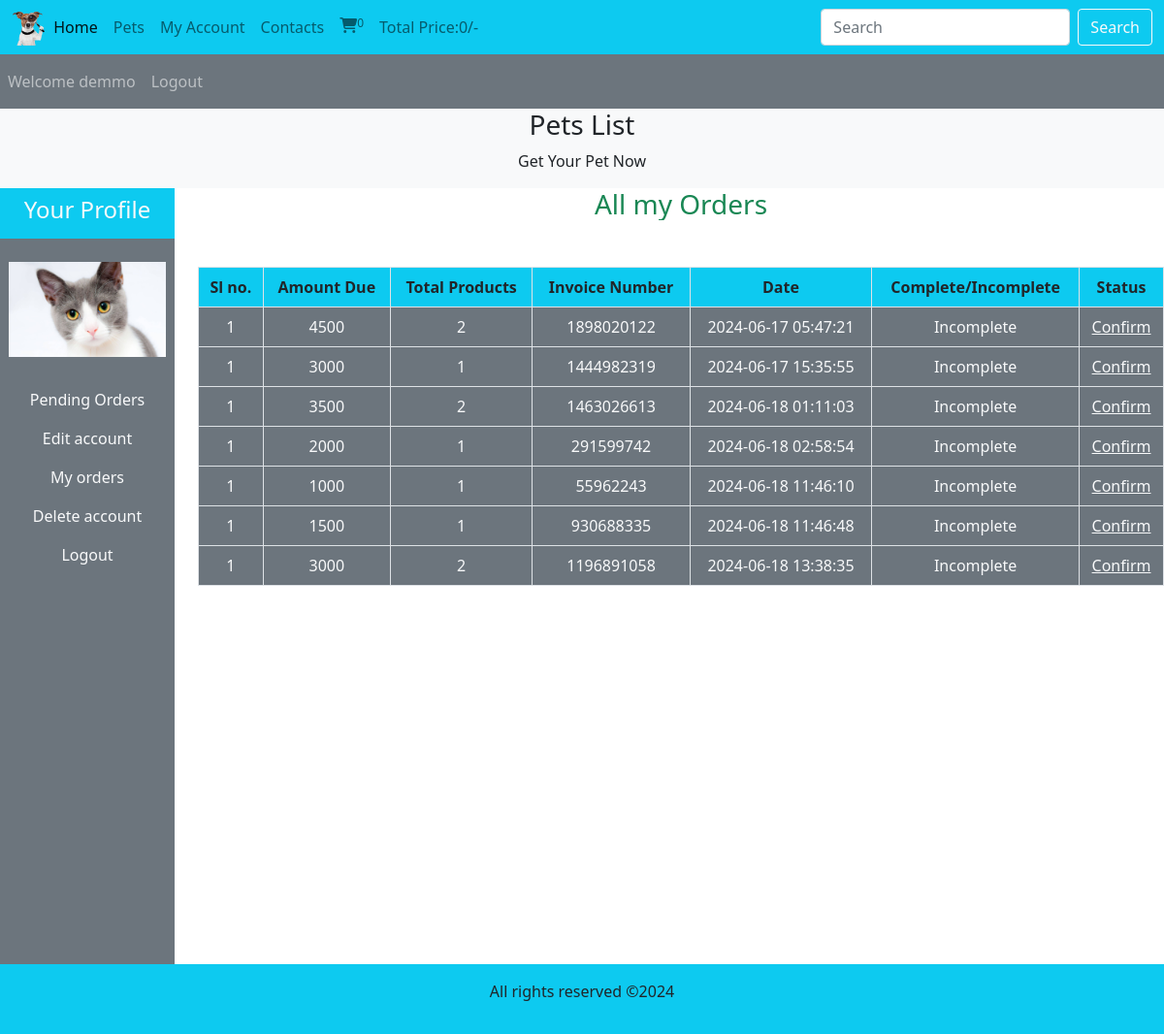
Screenshot of /profile_area/profile.php?my_orders (signed in) with the database file from the repository.
### tables this page shows
CREATE TABLE `user_table` (
  `user_id` int(11) NOT NULL,
  `username` varchar(100) NOT NULL,
  `user_email` varchar(100) NOT NULL,
  `user_password` varchar(255) NOT NULL,
  `user_image` varchar(255) NOT NULL,
  `user_ip` varchar(100) NOT NULL,
  `user_address` varchar(255) NOT NULL,
  `user_mobile` varchar(20) NOT NULL
);

CREATE TABLE `user_orders` (
  `order_id` int(11) NOT NULL,
  `user_id` int(11) NOT NULL,
  `amount_due` int(255) NOT NULL,
  `invoice_number` int(255) NOT NULL,
  `total_pets` int(255) NOT NULL,
  `order_date` timestamp NOT NULL DEFAULT current_timestamp() ON UPDATE current_timestamp(),
  `order_status` varchar(255) NOT NULL
);

### users_area/user_orders.php (the view, shortened to what this page needs)
<!DOCTYPE html>
<html lang="en">
<head>
</head>
<body>
<?php
$username=$_SESSION['username'];
$get_user="Select * from `user_table` where username='$username'";
$result=mysqli_query($con,$get_user);
$row_fetch=mysqli_fetch_assoc($result);
$user_id=$row_fetch['user_id'];
$int = (int)$user_id;
?>
    <h3 class="text-success">All my Orders</h3>
    <table class="table table-bordered mt-5">
        <thead class="bg-info">
<tr>
    <th>Sl no.</th>
    <th>Amount Due</th>
    <th>Total Products</th>
    <th>Invoice Number</th>
    <th>Date</th>
    <th>Complete/Incomplete</th>
    <th>Status</th>
</tr>
</thead>
<tbody class="bg-secondary text-light">
<?php
$get_order_details="select * from `user_orders` where user_id=$int";
$result_orders=mysqli_query($con,$get_order_details);
while($row_orders=mysqli_fetch_assoc($result_orders)){
    $order_id=$row_orders['order_id'];
    $amount_due=$row_orders['amount_due'];
    $total_products=$row_orders['total_pets'];
    $invoice_number=$row_orders['invoice_number'];
    $order_status=$row_orders['order_status'];
if($order_status=='pending'){
    $order_status='Incomplete';
 } else{
        $order_status='Complete';
    }
    $order_date=$row_orders['order_date'];
    $number=1;
    echo" <tr>
    <td>$number</td>
    <td>$amount_due</td>
    <td>$total_products</td>
    <td>$invoice_number</td>
    <td>$order_date</td>
    <td>$order_status</td>";
    ?>
<?php
if($order_status=='Complete'){
    echo "<td>Paid</td>";
}else{
   echo" <td><a href='../users_area/confirm_payment.php?order_id=$order_id' class='text-light'>Confirm</a>
   </td>
</tr>";
}
}
?>
</tbody>
    </table>
</body>
</html>

### profile_area/profile.php (shortened to what this page needs)
<?php
include('../includes/connect.php');
include('../functions/common_function.php');
?>
<!DOCTYPE html>
<html lang="en">
<head>
    <link href="https://cdn.jsdelivr.net/npm/bootstrap@5.0.2/dist/css/bootstrap.min.css" rel="stylesheet">
    <link rel="stylesheet" href="https://cdnjs.cloudflare.com/ajax/libs/font-awesome/6.5.2/css/all.min.css" />
<link rel="stylesheet" href="style.css">
</head>
<body>
  <div class="container-fluid p-0">
    <nav class="navbar navbar-expand-lg navbar-light bg-info">
  <div class="container-fluid">
    <img src="./images/real.png" alt="" class="logo">
    <div class="collapse navbar-collapse" id="navbarSupportedContent">
      <ul class="navbar-nav me-auto mb-2 mb-lg-0">
        <li class="nav-item">
          <a class="nav-link active" aria-current="page" href="../index.php">Home</a>
        </li>
        <li class="nav-item">
          <a class="nav-link" href="../display_all.php">Pets</a>
        </li>
        <li class="nav-item">
          <a class="nav-link" href="profile.php">My Account</a>
        </li>
        <li class="nav-item">
          <a class="nav-link" href="#">Contacts</a>
        </li>
        <li class="nav-item">
          <a class="nav-link" href="../cart.php"><i class="fa fa-shopping-cart" aria-hidden="true"></i><sup><?php cart_item();?></sup></a>
        </li>
        <li class="nav-item">
          <a class="nav-link" href="#">Total Price:<?php total_cart_price(); ?>/-</a>
        </li>
      </ul>
      <form class="d-flex" action="../search_pet.php" method="get">
        <input class="form-control me-2" type="search" placeholder="Search" aria-label="Search" name="search_data">
       <input type="submit" value="Search" class="btn btn-outline-light" name="search_data_pet">
      </form>
    </div>
  </div>
</nav>
<nav class="navbar navbar-expand-lg navbar-dark bg-secondary">
<ul class="navbar-nav me-auto">
      <?php
     if(!isset($_SESSION['username'])){
      echo"<li class='nav-item'>
      <a class='nav-link' href='#'>welcome Guest</a>
    </li>";
    }else{
      echo"<li class='nav-item'>
      <a class='nav-link' href=''>Welcome ".$_SESSION['username']."</a>
    </li>";
  }
       if(!isset($_SESSION['username'])){
        echo" <li class='nav-item'>
        <a class='nav-link' href='./users_area/user_login.php'>Login</a>
      </li>";
      }else{
        echo"<li class='nav-item'>
        <a class='nav-link' href='../users_area/logout.php'>Logout</a>
      </li>";
    }
?>
</ul>
</nav>
<div class="bg-light">
    <h3 class="text-center">Pets List</h3>
    <p class="text-center">Get Your Pet Now</p>
</div>
 <div class="row">
  <div class="col-md-2">
<ul class="navbar-nav bg-secondary text-center" style="height:100vh">
<li class="nav-item bg-info">
          <a class="nav-link text-light" href="#"><h4>Your Profile</h4></a>
        </li>
      <?php
     $username=$_SESSION['username'];
      $user_image="Select * from `user_table` where username='$username'";
      $user_image=mysqli_query($con,$user_image);
      $row_image=mysqli_fetch_array($user_image);
      $user_image=$row_image['user_image'];
      echo" <li class='nav-item bg-secondary'>
      <img src='../users_area/user_images/$user_image' class='profile_img my-4' alt=''>
      </li>";
      ?>
      <li class="nav-item ">
          <a class="nav-link text-light" href="profile.php">Pending Orders</a>
        </li>
        <li class="nav-item">
          <a class="nav-link text-light" href="profile.php?edit_account">Edit account</a>
        </li>
        <li class="nav-item">
          <a class="nav-link text-light" href="profile.php?my_orders">My orders</a>
        </li>
        <li class="nav-item">
          <a class="nav-link text-light" href="profile.php?delete_account">Delete account</a>
        </li>
        <li class="nav-item">
          <a class="nav-link text-light" href="../users_area/logout.php">Logout</a>
        </li>
</ul>
</div>
  <div class="col-md-10 text-center">
<?php get_user_order_details();
if(isset($_GET['my_orders'])){
  include('../users_area/user_orders.php');
 }
?>
  </div>
 </div>
<?php
include("../includes/footer.php")
?>
</div>
</body>
</html>

### style.css (style rules this page uses)
* { margin:0; padding:0; box-sizing:border-box; overflow-x:hidden; }
.logo { width:3%; height:3%; }

### profile_area/profile.php (style rules this page uses)
body { overflow-x:hidden; }
.profile_img { width:90%; margin:auto; display:block; object-fit:contain; }

### rows the page displays
user_table: user_image (picture)
user_orders: number "1", amount_due "4500", total_pets "2", invoice_number "1898020122", order_date "2024-06-17 05:47:21", order_status "Incomplete"
user_orders: number "1", amount_due "3000", total_pets "1", invoice_number "1444982319", order_date "2024-06-17 15:35:55", order_status "Incomplete"
user_orders: number "1", amount_due "3500", total_pets "2", invoice_number "1463026613", order_date "2024-06-18 01:11:03", order_status "Incomplete"
user_orders: number "1", amount_due "2000", total_pets "1", invoice_number "291599742", order_date "2024-06-18 02:58:54", order_status "Incomplete"
user_orders: number "1", amount_due "1000", total_pets "1", invoice_number "55962243", order_date "2024-06-18 11:46:10", order_status "Incomplete"
user_orders: number "1", amount_due "1500", total_pets "1", invoice_number "930688335", order_date "2024-06-18 11:46:48", order_status "Incomplete"
user_orders: number "1", amount_due "3000", total_pets "2", invoice_number "1196891058", order_date "2024-06-18 13:38:35", order_status "Incomplete"

### other values shown
$count_cart_items "0"
$total_price "0"
$_SESSION['username'] "demmo"
